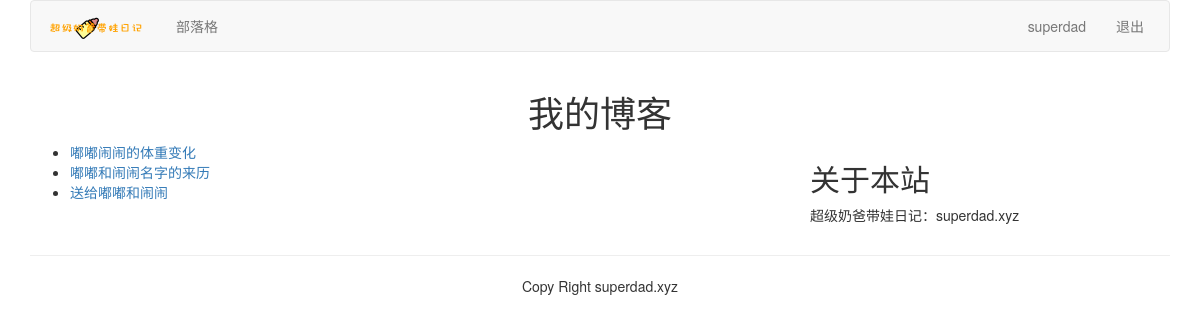
Screenshot of /blog/ (signed in) with the database file from the repository.
### blog/models.py (models this page shows, shortened)
class blogarticles(models.Model):
    title = models.CharField(max_length=300)
    author = models.ForeignKey(User,related_name="blog_posts",on_delete=models.CASCADE)
    body = models.TextField()
    publish =models.DateTimeField(default=timezone.now)
    class Meta:
        ordering = ("-publish",)

### blog/views.py (the view)
# urls.py: path("",views.blog_title,name="blog_title"),
def blog_title(request):
    blogs=blogarticles.objects.all()
    return render(request, 'blog/titles.html', {"blogs":blogs})

### templates/blog/titles.html (shortened to what this page needs)
{% extends "base.html" %}
{% block content %}
<div class="row text-center vertical-middle-sm">
    <h1>我的博客</h1>
</div>
<div class="row">
    <div class="col-xs-12 col-md-8">
        <ul>
            {% for blog in blogs %}
                <li><a href="{{ blog.id }}">{{ blog.title }}</a></li>
            {% endfor %}
        </ul>
    </div>
    <div class="col-xs-6 col-md-4">
        <h2>关于本站</h2>
        <p>超级奶爸带娃日记：superdad.xyz</p>
    </div>
</div>
{% endblock %}

### templates/header.html
{% load staticfiles %}
<div class="container">
    <nav class="navbar navbar-default" role="navigation">
        <div class="navbar-brand">
            <a class="navbar-header" herf="http://superdad.xyz"><img src="{% static '/images/logo.png' %}" width="100px"></a>
        </div>
        <div>
            <ul class="nav navbar-nav" role="navigation">
                <li><a href="{% url 'blog:blog_title' %}">部落格</a></li>
            </ul>
            <ul class="nav navbar-nav navbar-right" style="margin-right:10px">
                {% if user.is_authenticated %}
                <li><a href="#">{{ user.username }}</a></li>
                <li><a href="{% url 'account:user_logout' %}">退出</a></li>
                {% else %}
                <li><a href="{% url 'account:user_login' %}">登录</a></li>
                <li><a href="{% url 'account:user_register' %}">注册</a></li>
                {% endif %}
            </ul>
        </div>
    </nav>
</div>

### rows the page displays
blogarticles: title "嘟嘟闹闹的体重变化"
blogarticles: title "嘟嘟和闹闹名字的来历"
blogarticles: title "送给嘟嘟和闹闹"

### other values shown
{{ user.username }} "superdad"
